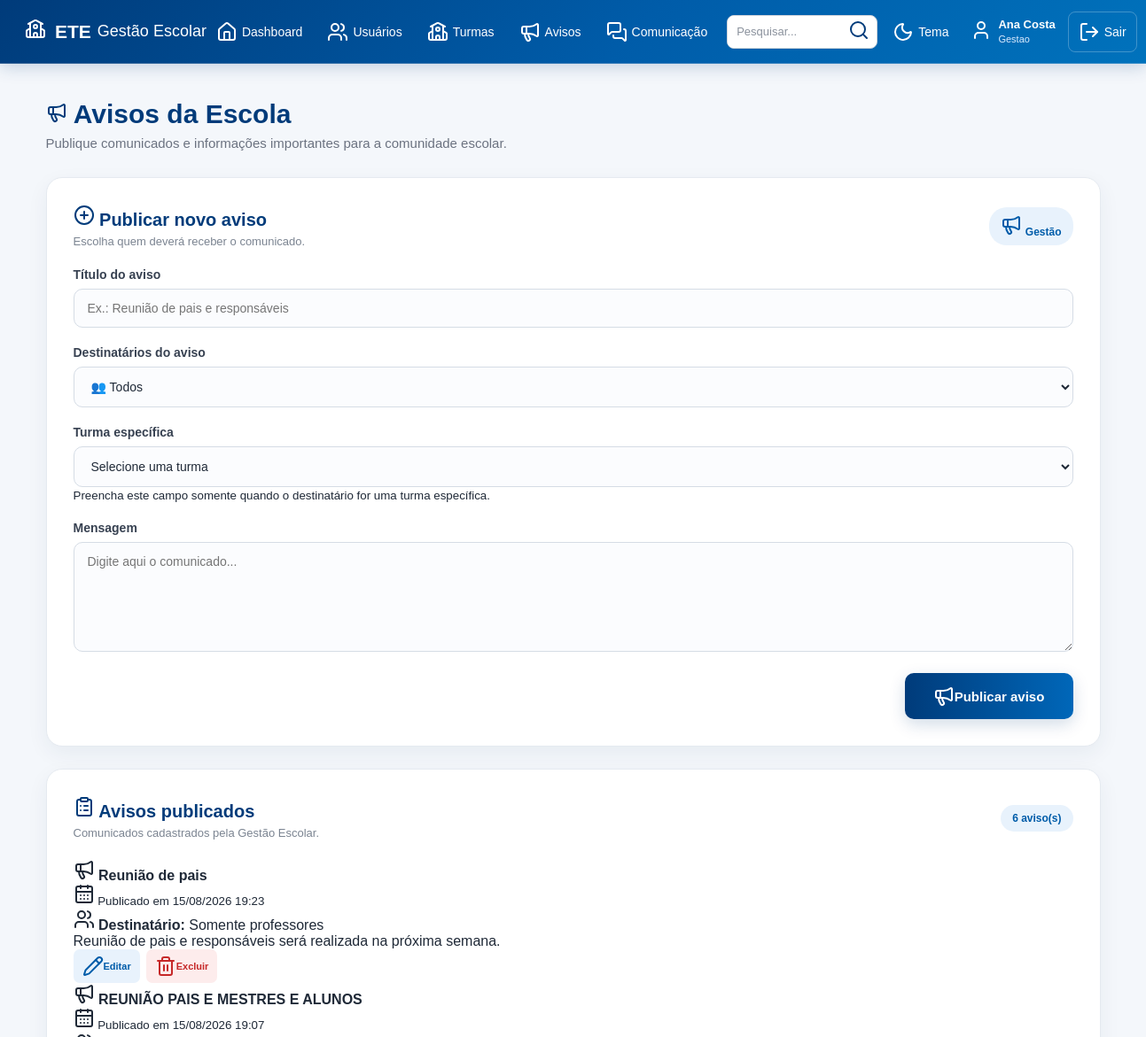
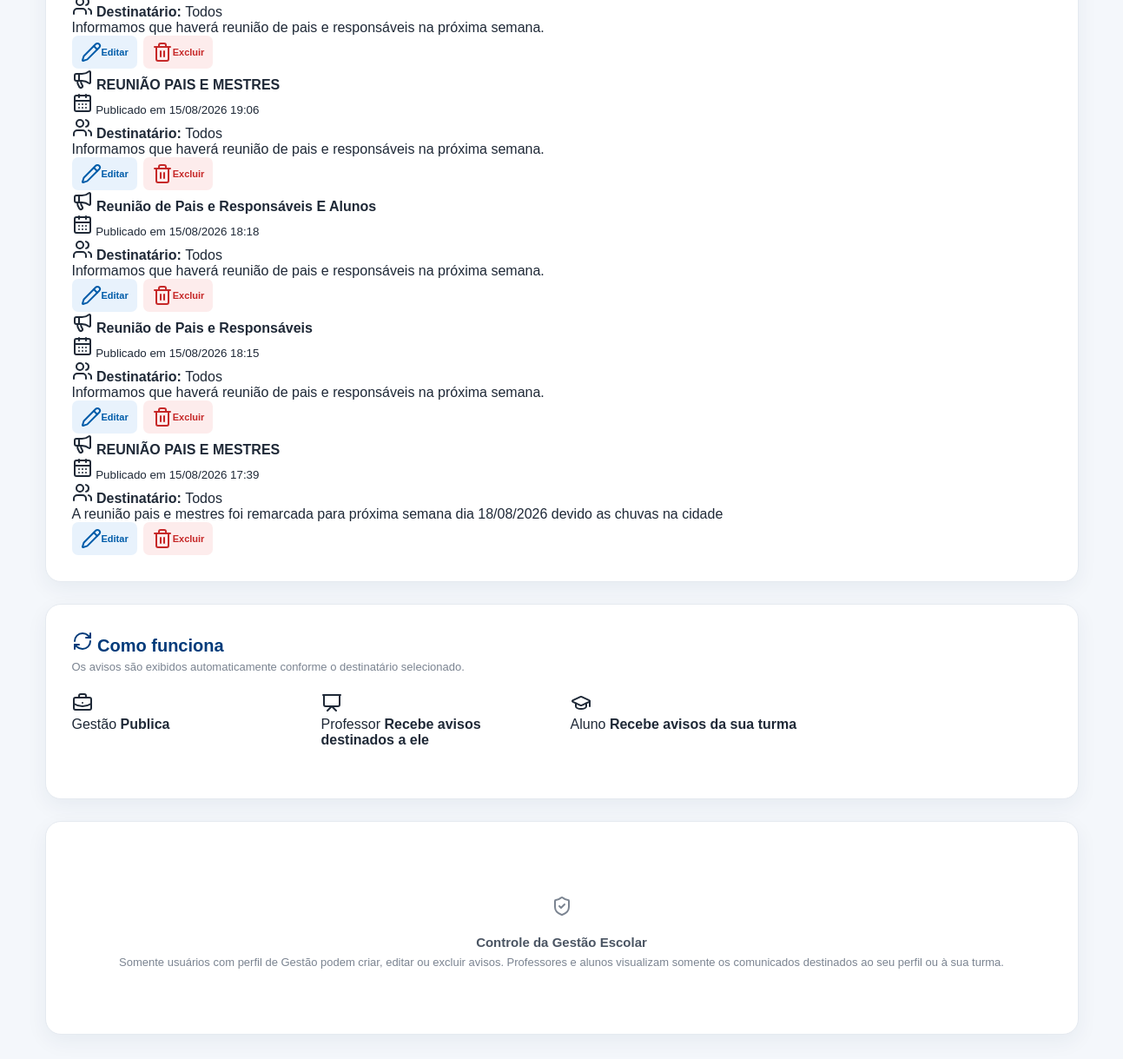
/avisos (signed in), run on the app's committed database (2 pictures, top to bottom).
### tables this page shows
CREATE TABLE usuarios (

            id INTEGER PRIMARY KEY AUTOINCREMENT,

            nome TEXT NOT NULL,

            email TEXT NOT NULL,

            tipo TEXT NOT NULL,

            telefone TEXT,

            turma TEXT

        , senha TEXT, primeiro_acesso INTEGER DEFAULT 0);

CREATE TABLE avisos (

            id INTEGER PRIMARY KEY AUTOINCREMENT,

            titulo TEXT NOT NULL,

            mensagem TEXT NOT NULL,

            data TEXT NOT NULL

        , destino TEXT DEFAULT 'todos', turma TEXT);

### app.py (the view, shortened to what this page needs)
@app.route(
    "/avisos",
    methods=["GET", "POST"]
)
def avisos_page():
    acesso = exigir_tipo("gestao")
    if acesso:
        return acesso
    conexao = conectar()
    try:
        avisos = conexao.execute(
            """
            SELECT *
            FROM avisos
            ORDER BY id DESC
            """
        ).fetchall()
        turmas = conexao.execute(
            """
            SELECT *
            FROM turmas
            ORDER BY nome
            """
        ).fetchall()
    finally:
        conexao.close()
    return render_template(
        "avisos.html",
        avisos=avisos,
        turmas=turmas,
        usuario_nome=session["usuario_nome"],
        usuario_tipo=session["usuario_tipo"]
    )

### app.py (called while the page is built, shortened)
def usuario_logado():
    return "usuario_id" in session

def exigir_tipo(tipo):
    if not usuario_logado():
        return redirect(
            url_for("inicio")
        )
    if session.get("usuario_tipo") != tipo:
        flash(
            "Você não tem permissão para acessar esta área.",
            "error"
        )
        return redirecionar_usuario()
    return None

def buscar_usuario_atual():
    if not usuario_logado():
        return None
    conexao = conectar()
    try:
        usuario = conexao.execute(
            """
            SELECT *
            FROM usuarios
            WHERE id = ?
            """,
            (session["usuario_id"],)
        ).fetchone()
        return usuario
    finally:
        conexao.close()

@app.before_request
def protecao_global():
    rotas_publicas = {
        "inicio",
        "static"
    }
    if request.endpoint in rotas_publicas:
        return None
    if not usuario_logado():
        return None
    usuario = buscar_usuario_atual()
    session["usuario_nome"] = usuario["nome"]
    session["usuario_email"] = usuario["email"]
    session["usuario_tipo"] = usuario["tipo"]
    if (
        usuario["primeiro_acesso"] == 1
        and request.endpoint not in {
            "trocar_senha",
            "logout",
            "static"
        }
    ):
        return redirect(
            url_for("trocar_senha")
        )
    return None

### banco.py (called while the page is built)
def conectar():
    conexao = sqlite3.connect("gestao_escolar.db")
    conexao.row_factory = sqlite3.Row
    return conexao

### templates/avisos.html (shortened to what this page needs)
<!DOCTYPE html>
<html lang="pt-BR">
<head>
    <link
        rel="stylesheet"
        href="{{ url_for('static', filename='style.css') }}"
    >
</head>
<body>
{% include "menu.html" %}
<main class="dashboard">
    <div class="dashboard-title">
        <h2>
            <i data-lucide="megaphone"></i>
            Avisos da Escola
        </h2>
        <p>
            Publique comunicados e informações
            importantes para a comunidade escolar.
        </p>
    </div>
    <section class="content-card">
        <div class="section-header">
            <div>
                <h3>
                    <i data-lucide="plus-circle"></i>
                    Publicar novo aviso
                </h3>
                <p>
                    Escolha quem deverá receber o comunicado.
                </p>
            </div>
            <span class="total-badge">
                <i data-lucide="megaphone"></i>
                Gestão
            </span>
        </div>
        <form method="POST">
            <div class="form-group">
                <label for="titulo">
                    Título do aviso
                </label>
                <input
                    type="text"
                    id="titulo"
                    name="titulo"
                    placeholder="Ex.: Reunião de pais e responsáveis"
                    maxlength="200"
                    required
                >
            </div>
            <div class="form-group">
                <label for="destino">
                    Destinatários do aviso
                </label>
                <select
                    id="destino"
                    name="destino"
                    required
                >
                    <option value="todos">
                        👥 Todos
                    </option>
                </select>
            </div>
            <div class="form-group">
                <label for="turma">
                    Turma específica
                </label>
                <select
                    id="turma"
                    name="turma"
                >
                    <option value="">
                        Selecione uma turma
                    </option>
                </select>
                <small>
                    Preencha este campo somente quando
                    o destinatário for uma turma específica.
                </small>
            </div>
            <div class="form-group">
                <label for="mensagem">
                    Mensagem
                </label>
                <textarea
                    id="mensagem"
                    name="mensagem"
                    rows="6"
                    maxlength="5000"
                    placeholder="Digite aqui o comunicado..."
                    required
                ></textarea>
            </div>
            <div class="form-buttons">
                <button
                    type="submit"
                    class="btn-login"
                >
                    <i data-lucide="megaphone"></i>
                    Publicar aviso
                </button>
            </div>
        </form>
    </section>
    <section class="content-card">
        <div class="section-header">
            <div>
                <h3>
                    <i data-lucide="clipboard-list"></i>
                    Avisos publicados
                </h3>
                <p>
                    Comunicados cadastrados pela Gestão Escolar.
                </p>
            </div>
            <span class="total-badge">
                {{ avisos|length }} aviso(s)
            </span>
        </div>
        {% if avisos %}
            <div class="avisos-container">
                {% for aviso in avisos %}
                    <div class="aviso-card">
                        <div class="aviso-header">
                            <div>
                                <h4>
                                    <i data-lucide="megaphone"></i>
                                    {{ aviso['titulo'] }}
                                </h4>
                                <small>
                                    <i data-lucide="calendar-days"></i>
                                    Publicado em
                                    {{ aviso['data'] }}
                                </small>
                            </div>
                        </div>
                        <div class="aviso-destino">
                            <strong>
                                <i data-lucide="users"></i>
                                Destinatário:
                            </strong>
                            {% if aviso['destino'] == 'todos' %}
                                Todos
                            {% elif aviso['destino'] == 'professores' %}
                                Somente professores
                            {% elif aviso['destino'] == 'alunos' %}
                                Somente alunos
                            {% elif aviso['destino'] == 'turma' %}
                                Turma: {{ aviso['turma'] }}
                            {% endif %}
                        </div>
                        <div class="aviso-content">
                            <p>
                                {{ aviso['mensagem'] }}
                            </p>
                        </div>
                        <div class="table-actions">
                            <a
                                href="{{ url_for('editar_aviso', id=aviso['id']) }}"
                                class="btn-edit"
                            >
                                <i data-lucide="pencil"></i>
                                Editar
                            </a>
                            <a
                                href="{{ url_for('excluir_aviso', id=aviso['id']) }}"
                                class="btn-delete"
                                onclick="return confirm('Tem certeza que deseja excluir este aviso?');"
                            >
                                <i data-lucide="trash-2"></i>
                                Excluir
                            </a>
                        </div>
                    </div>
                {% endfor %}
            </div>
        {% endif %}
    </section>
    <section class="content-card">
        <div class="section-header">
            <div>
                <h3>
                    <i data-lucide="refresh-cw"></i>
                    Como funciona
                </h3>
                <p>
                    Os avisos são exibidos automaticamente
                    conforme o destinatário selecionado.
                </p>
            </div>
        </div>
        <div class="dashboard-cards">
            <div class="dashboard-card">
                <div class="dashboard-card-icon">
                    <i data-lucide="briefcase-business"></i>
                </div>
                <div>
                    <span>
                        Gestão
                    </span>
                    <strong>
                        Publica
                    </strong>
                </div>
            </div>
            <div class="dashboard-card">
                <div class="dashboard-card-icon">
                    <i data-lucide="presentation"></i>
                </div>
                <div>
                    <span>
                        Professor
                    </span>
                    <strong>
                        Recebe avisos destinados a ele
                    </strong>
                </div>
            </div>
            <div class="dashboard-card">
                <div class="dashboard-card-icon">
                    <i data-lucide="graduation-cap"></i>
                </div>
                <div>
                    <span>
                        Aluno
                    </span>
                    <strong>
                        Recebe avisos da sua turma
                    </strong>
                </div>
            </div>
        </div>
    </section>
    <section class="content-card">
        <div class="empty-message">
            <div class="empty-icon">
                <i data-lucide="shield-check"></i>
            </div>
            <strong>
                Controle da Gestão Escolar
            </strong>
            <span>
                Somente usuários com perfil de Gestão
                podem criar, editar ou excluir avisos.
                Professores e alunos visualizam somente
                os comunicados destinados ao seu perfil
                ou à sua turma.
            </span>
        </div>
    </section>
</main>
</body>
</html>

### templates/menu.html (shortened to what this page needs)
<!DOCTYPE html>
<html lang="pt-BR">
<head>
<link
    rel="stylesheet"
    href="{{ url_for('static', filename='style.css') }}"
>
</head>
<body>
<header class="topo">
    <div class="topo-logo">
        <span class="logo-icone">
            <i data-lucide="school"></i>
        </span>
        <div class="logo-texto">
            <strong>ETE</strong>
            <span>Gestão Escolar</span>
        </div>
    </div>
    <nav class="menu-principal">
        {% if usuario_tipo == "gestao" %}
            <a
                href="{{ url_for('dashboard') }}"
                class="menu-item"
            >
                <i data-lucide="house"></i>
                <span>Dashboard</span>
            </a>
            <a
                href="{{ url_for('usuarios_page') }}"
                class="menu-item"
            >
                <i data-lucide="users"></i>
                <span>Usuários</span>
            </a>
            <a
                href="{{ url_for('turmas_page') }}"
                class="menu-item"
            >
                <i data-lucide="school"></i>
                <span>Turmas</span>
            </a>
            <a
                href="{{ url_for('avisos_page') }}"
                class="menu-item"
            >
                <i data-lucide="megaphone"></i>
                <span>Avisos</span>
            </a>
            <a
                href="{{ url_for('comunicacao') }}"
                class="menu-item"
            >
                <i data-lucide="messages-square"></i>
                <span>Comunicação</span>
            </a>
        {% endif %}
        <div class="menu-pesquisa">
            <input
                type="text"
                name="pesquisa"
                placeholder="Pesquisar..."
                aria-label="Pesquisar no sistema"
            >
            <button
                type="button"
                title="Pesquisa"
            >
                <i data-lucide="search"></i>
            </button>
        </div>
        <button
            type="button"
            class="menu-botao"
            title="Alterar tema"
        >
            <i data-lucide="moon"></i>
            <span>Tema</span>
        </button>
        <a
            href="{{ url_for('perfil') }}"
            class="menu-usuario"
        >
            <span class="usuario-icone">
                <i data-lucide="user"></i>
            </span>
            <span class="usuario-info">
                <strong>
                    {{ usuario_nome }}
                </strong>
                <small>
                    {{ usuario_tipo|capitalize }}
                </small>
            </span>
        </a>
        <a
            href="{{ url_for('logout') }}"
            class="menu-sair"
        >
            <i data-lucide="log-out"></i>
            <span>Sair</span>
        </a>
    </nav>
</header>
</body>
</html>

### data on the page
usuarios: nome "Ana Costa", tipo "Gestao"
avisos: titulo "Reunião de pais", data "15/08/2026 19:23", destino "Somente professores", mensagem "Reunião de pais e responsáveis será realizada na próxima semana."
avisos: titulo "REUNIÃO PAIS E MESTRES E ALUNOS", data "15/08/2026 19:07", destino "Todos", mensagem "Informamos que haverá reunião de pais e responsáveis na próxima semana."
avisos: titulo "REUNIÃO PAIS E MESTRES", data "15/08/2026 19:06", destino "Todos", mensagem "Informamos que haverá reunião de pais e responsáveis na próxima semana."
avisos: titulo "Reunião de Pais e Responsáveis E Alunos", data "15/08/2026 18:18", destino "Todos", mensagem "Informamos que haverá reunião de pais e responsáveis na próxima semana."
avisos: titulo "Reunião de Pais e Responsáveis", data "15/08/2026 18:15", destino "Todos", mensagem "Informamos que haverá reunião de pais e responsáveis na próxima semana."
avisos: titulo "REUNIÃO PAIS E MESTRES", data "15/08/2026 17:39", destino "Todos", mensagem "A reunião pais e mestres foi remarcada para próxima semana dia 18/08/2026 devido as chuvas na cidade"

### other printed values
{{ avisos|length }} "6"
